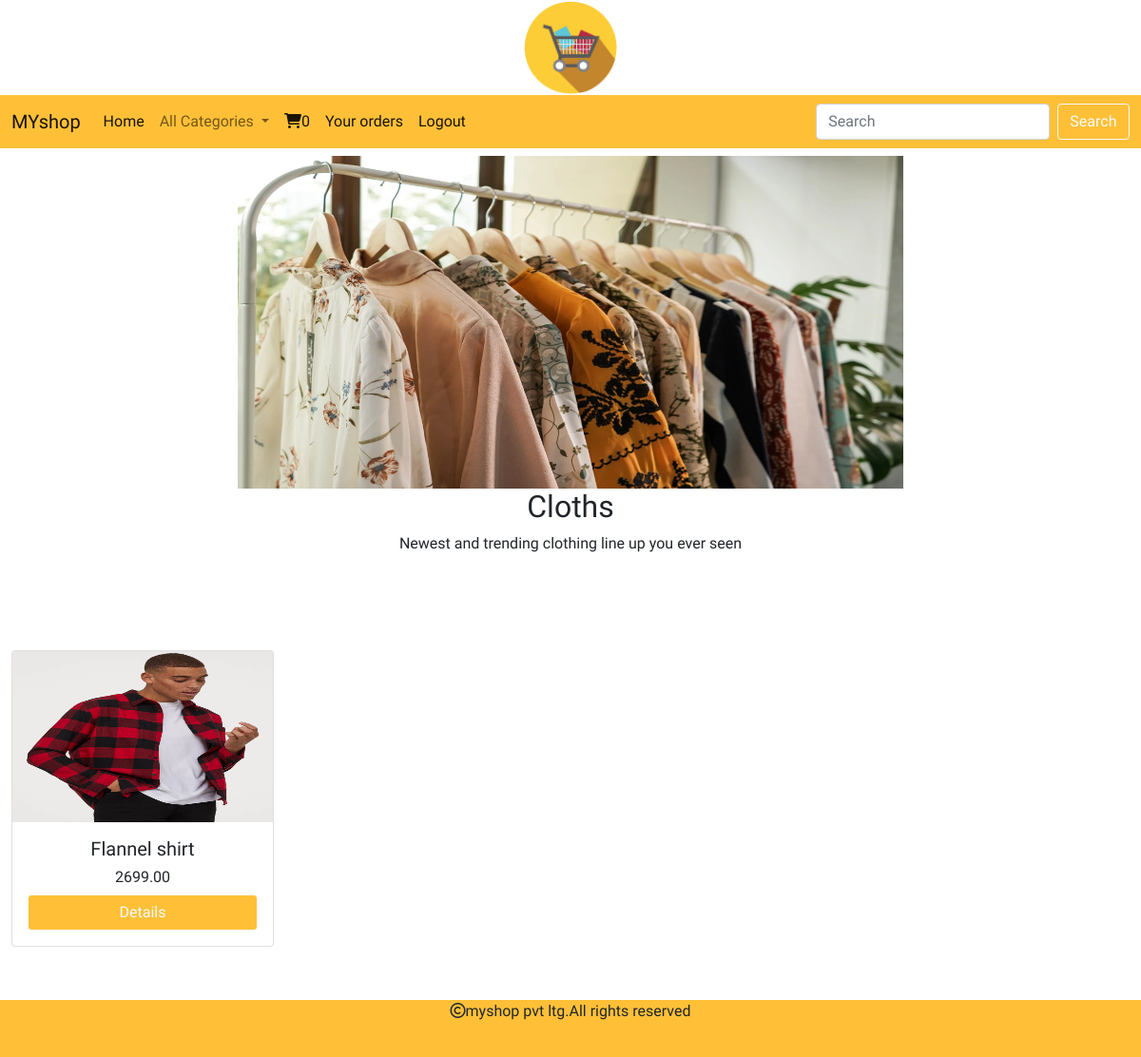
The page /allproducts/cloths (signed in) on the database its author committed.
### shop/models.py (models this page shows, shortened)
class Category(models.Model):
    name=models.CharField(max_length=250,unique=True)
    slug=models.SlugField(max_length=250,unique=True)
    description=models.TextField(blank=True)
    image=models.ImageField(upload_to='shop/category',null=True,blank=True)

class Product(models.Model):
    name=models.CharField(max_length=200,unique=True)
    slug=models.SlugField(max_length=250,unique=True)
    description=models.TextField(blank=True)
    price=models.DecimalField(max_digits=10,decimal_places=2)
    category=models.ForeignKey(Category,on_delete=models.CASCADE)
    image=models.ImageField(upload_to='img/product',null=True,blank=True)
    stock=models.IntegerField()
    available=models.BooleanField(default=True)
    created=models.DateTimeField(auto_now_add=True)
    updated=models.DateTimeField(auto_now=True)

### shop/views.py (the view)
# urls.py: path('allproducts/<slug:p>',views.allproducts,name="allproducts"),
def allproducts(request,p):
    c=Category.objects.get(slug=p)
    p=Product.objects.filter(category__slug=p)
    return render(request,'products.html',{'p':p,'c':c})

### cart/context_processors.py (called while the page is built)
def counter(request):
    item_count=0
    if request.user.is_authenticated:
        user=request.user
        try:
            cart=Cart.objects.filter(user=user)
            for i in cart:
                item_count+=i.quantity
        except:
            item_count=0
    return {'item_count':item_count}

### shop/context_processors.py (called while the page is built)
def menu_links(request):
    links=Category.objects.all()
    return {'links':links}

### templates/products.html
{% extends 'base.html' %}
{% load static %}
{% block content %}
<div class="mt-2 d-flex justify-content-center">
    <img src="{{c.image.url}}" height="350px" width="700px">
</div>
<div class="container-fluid" style="margin-bottom:100px;">
    <h2 class="text-center">{{c.name}}</h2>
    <p style="text-align:center;">{{c.description}}</p>
</div>
<div>
<div class="container-fluid" style="margin-bottom:100px;">
    <div class="row">
        {% for i in p %}
        <div class="col-sm-3">
            <div class="card mb-3">
                <img src="{{i.image.url}}" style="height:180px; width:100%;" class="card-img-top">
                <div class="card-body">
                    <h5 class="card-title text-center">{{i.name}}</h5>
                    <h6 class="card-title text-center">{{i.price}}</h6>
                    <a href="{% url 'shop:details' i.slug %}" class="btn btn-primary btn-outline-light d-flex justify-content-center">Details</a>
                </div>
            </div>
        </div>
        {% endfor %}
    </div>
</div>
</div>
{% endblock %}

### static/css/custom.css (style rules this page uses)
body { font-family: 'Belanosima', sans-serif; }

### templates/base.html (style rules this page uses)
.btn-primary { background-color:#ffc038; }

### rows shown on the page
Category: image (picture), name "Cloths", description "Newest and trending clothing line up you ever seen"
Product: image (picture), name "Flannel shirt", price "2699.00"

### other values the page prints
{{ item_count }} "0"
